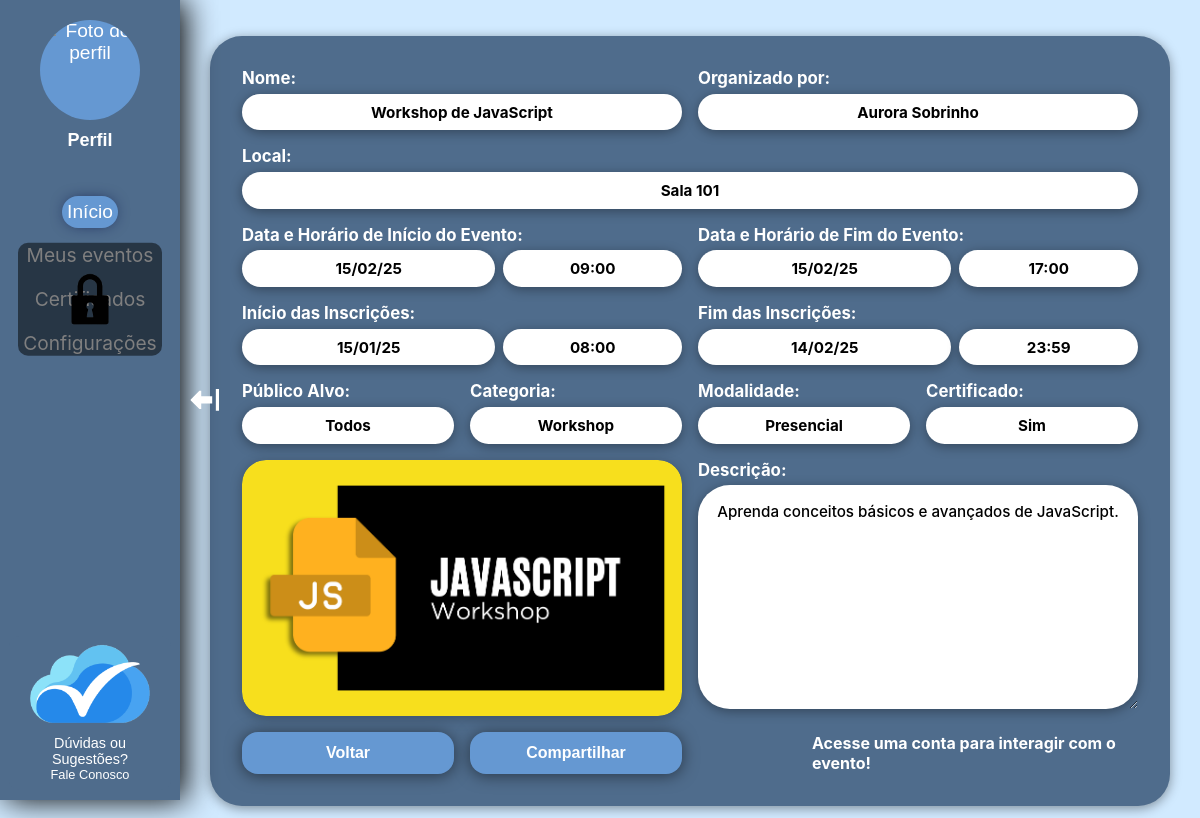
The page /PaginasPublicas/ContainerPublico.php?pagina=evento&id=1 on the database its author committed.
### tables this page shows
CREATE TABLE evento(
    cod_evento INT PRIMARY KEY NOT NULL,
    categoria VARCHAR(40) NOT NULL,
    nome VARCHAR(100) NOT NULL,
    lugar VARCHAR(40) NOT NULL,
    descricao VARCHAR(500),
    publico_alvo VARCHAR(100),
    inicio DATETIME NOT NULL,
    conclusao DATETIME NOT NULL,
    duracao FLOAT, 
    certificado TINYINT(1) NOT NULL DEFAULT 0,
    modalidade ENUM('Presencial','Online','Híbrido') NOT NULL DEFAULT 'Presencial',
    imagem VARCHAR(255) NULL,
    inicio_inscricao DATETIME NULL,
    fim_inscricao DATETIME NULL
);

CREATE TABLE usuario(
    CPF CHAR(11) PRIMARY KEY,
    Nome VARCHAR(100),
    Email VARCHAR(100),
    Senha VARCHAR(255),
    RA CHAR(7) NULL,
    Codigo VARCHAR(8),
    Organizador TINYINT(1) NOT NULL DEFAULT 0,
    TemaSite TINYINT(1) NOT NULL DEFAULT 0,
    FotoPerfil VARCHAR(255) NULL,
    CONSTRAINT chk_codigo_organizador CHECK (
        (Organizador = 0) OR 
        (Organizador = 1 AND Codigo IS NOT NULL)
    ),
    CONSTRAINT chk_tema_site CHECK (TemaSite IN (0,1))
);

### PaginasPublicas/CartaodoEvento.php (the view, shortened to what this page needs)
<!DOCTYPE html>
<html lang="pt-br">
<head>
    <link rel="stylesheet" href="../styleGlobal.css" />
    <link rel="stylesheet" href="../styleGlobalMobile.css" media="(max-width: 767px)" />
    <?php
    include_once('../BancoDados/conexao.php');
    $id_evento = isset($_GET['id']) ? (int)$_GET['id'] : 1;
    $sql = "SELECT e.*, u.Nome as nome_organizador
            FROM evento e
            LEFT JOIN organiza o ON e.cod_evento = o.cod_evento
            LEFT JOIN usuario u ON o.CPF = u.CPF
            WHERE e.cod_evento = $id_evento";
    $resultado = mysqli_query($conexao, $sql);
    if ($resultado && mysqli_num_rows($resultado) > 0) {
        $evento = mysqli_fetch_assoc($resultado);
        $data_inicio = date('d/m/y', strtotime($evento['inicio']));
        $data_fim = date('d/m/y', strtotime($evento['conclusao']));
        $hora_inicio = date('H:i', strtotime($evento['inicio']));
        $hora_fim = date('H:i', strtotime($evento['conclusao']));
        $data_inicio_inscricao = '-';
        $data_fim_inscricao = '-';
        $hora_inicio_inscricao = '-';
        $hora_fim_inscricao = '-';
        if (!empty($evento['inicio_inscricao'])) {
            $data_inicio_inscricao = date('d/m/y', strtotime($evento['inicio_inscricao']));
            $hora_inicio_inscricao = date('H:i', strtotime($evento['inicio_inscricao']));
        }
        if (!empty($evento['fim_inscricao'])) {
            $data_fim_inscricao = date('d/m/y', strtotime($evento['fim_inscricao']));
            $hora_fim_inscricao = date('H:i', strtotime($evento['fim_inscricao']));
        }
        $nome_organizador = isset($evento['nome_organizador']) && $evento['nome_organizador'] !== '' ? $evento['nome_organizador'] : 'Não informado';
    }
    $certificado = (isset($evento['certificado']) && (int)$evento['certificado'] === 1) ? 'Sim' : 'Não';
    $modalidade = isset($evento['modalidade']) && $evento['modalidade'] !== '' ? $evento['modalidade'] : 'Presencial';
    $imagem_rel = (isset($evento['imagem']) && $evento['imagem'] !== '' && $evento['imagem'] !== null)
        ? $evento['imagem']
        : 'ImagensEventos/CEU-ImagemEvento.png';
    $imagem_src = '../' . ltrim($imagem_rel, "/\\");
    ?>
</head>
<body>
    <div id="main-content">
        <div class="cartao-evento">
            <div class="Nome grupo-campo">
                <label>Nome:</label>
                <div class="caixa-valor"><?php echo htmlspecialchars($evento['nome']); ?></div>
            </div>
            <div class="Organizador grupo-campo">
                <label>Organizado por:</label>
                <div class="caixa-valor"><?php echo htmlspecialchars($nome_organizador); ?></div>
            </div>
            <div class="Local grupo-campo">
                <label>Local:</label>
                <div class="caixa-valor"><?php echo htmlspecialchars($evento['lugar']); ?></div>
            </div>
            <div class="DataHorarioInicio grupo-campo">
                <label>Data e Horário de Início do Evento:</label>
                <div class="campo-data-horario">
                    <div class="caixa-valor"><?php echo $data_inicio; ?></div>
                    <div class="caixa-valor"><?php echo $hora_inicio; ?></div>
                </div>
            </div>
            <div class="DataHorarioFim grupo-campo">
                <label>Data e Horário de Fim do Evento:</label>
                <div class="campo-data-horario">
                    <div class="caixa-valor"><?php echo $data_fim; ?></div>
                    <div class="caixa-valor"><?php echo $hora_fim; ?></div>
                </div>
            </div>
            <div class="DataHorarioInscricaoInicio grupo-campo">
                <label>Início das Inscrições:</label>
                <div class="campo-data-horario">
                    <div class="caixa-valor"><?php echo htmlspecialchars($data_inicio_inscricao); ?></div>
                    <div class="caixa-valor"><?php echo htmlspecialchars($hora_inicio_inscricao); ?></div>
                </div>
            </div>
            <div class="DataHorarioInscricaoFim grupo-campo">
                <label>Fim das Inscrições:</label>
                <div class="campo-data-horario">
                    <div class="caixa-valor"><?php echo htmlspecialchars($data_fim_inscricao); ?></div>
                    <div class="caixa-valor"><?php echo htmlspecialchars($hora_fim_inscricao); ?></div>
                </div>
            </div>
            <div class="PublicoAlvo grupo-campo">
                <label>Público Alvo:</label>
                <div class="caixa-valor"><?php echo htmlspecialchars($evento['publico_alvo'] ?? 'Não informado'); ?></div>
            </div>
            <div class="Categoria grupo-campo">
                <label>Categoria:</label>
                <div class="caixa-valor"><?php echo htmlspecialchars($evento['categoria'] ?? ''); ?></div>
            </div>
            <div class="Modalidade grupo-campo">
                <label>Modalidade:</label>
                <div class="caixa-valor"><?php echo htmlspecialchars($modalidade); ?></div>
            </div>
            <div class="Certificado grupo-campo">
                <label>Certificado:</label>
                <div class="caixa-valor"><?php echo $certificado; ?></div>
            </div>
            <div class="Imagem campo-imagem">
                <div class="carrossel-imagens">
                    <img id="imagem-carrossel" src="<?php echo htmlspecialchars($imagem_src); ?>" alt="Imagem do evento">
                </div>
            </div>
            <div class="Descricao grupo-campo">
                <label>Descrição:</label>
                <div class="caixa-valor caixa-descricao"><?php echo htmlspecialchars($evento['descricao']); ?></div>
            </div>
            <div class="BotaoVoltar">
                <button class="botao" onclick="history.back()">Voltar</button>
            </div>
            <div class="BotaoCompartilhar">
                <button class="botao" onclick="abrirModalCompartilhar()">Compartilhar</button>
            </div>
            <div class="MensagemLogin">
                <?php if (isset($_SESSION['cpf']) && !empty($_SESSION['cpf'])): ?>
                    <button id="btn-ser-colaborador" class="botao">Ser Colaborador</button>
                <?php else: ?>
                    <h4 class="MensagemLogin">Acesse uma conta para interagir com o evento!</h4>
                <?php endif; ?>
            </div>
        </div>
    </div>
</body>
</html>

### PaginasPublicas/ContainerPublico.php (shortened to what this page needs)
<!DOCTYPE html>
<html lang="pt-br">
<head>
    <link rel="stylesheet" href="../styleGlobal.css" />
    <link rel="stylesheet" href="../styleGlobalMobile.css" media="(max-width: 767px)" />
</head>
<body <?php if (($pagina ?? ($_GET['pagina'] ?? 'inicio')) === 'inicio') {
            echo 'class="pagina-inicio"';
        } ?>>
    <?php
    $paginasPermitidas = [
        'inicio' => 'Inicio.php',
        'login' => 'Login.html',
        'cadastroP' => 'CadastroParticipante.html',
        'cadastroO' => 'CadastroOrganizador.html',
        'redefinirSenha' => 'RedefinirSenha.html',
        'evento' => 'CartaodoEvento.php',
        'solicitarCodigo' => 'SolicitarCodigo.html',
        'faleConosco' => '../PaginasGlobais/FaleConosco.html',
        'termos' => '../PaginasGlobais/TermosDeCondicoes.html',
    ];
    $pagina = $_GET['pagina'] ?? 'inicio';
    $arquivo = $paginasPermitidas[$pagina] ?? $paginasPermitidas['inicio'];
    ?>
    <div id="conteudo-dinamico">
        <?php include $arquivo; ?>
    </div>
</body>
</html>

### styleGlobal.css (style rules this page uses)
#main-content { transition: margin-left 0.3s, margin-right 0.3s; margin-left: 0; margin-right: 0; }
#main-content.shifted { margin-left: clamp(180px, 15vw, 220px); }
html, body { scrollbar-width: thin; scrollbar-color: var(--botao) var(--caixas); overflow-x: hidden; max-width: 100%; }
*, *::before, *::after { box-sizing: border-box; margin: 0; padding: 0; }
body { margin: 0; padding: 0; font-family: 'Inter', sans-serif; background-color: var(--fundo); color: var(--branco); min-height: calc(100dvh - max(env(safe-area-inset-bottom, 0px), var(--ceu-safe-bottom, 0px))); padding-bottom: max(env(safe-area-inset-bottom, 0px), var(--ceu-safe-bottom, 0px)); visibility: visible; opacity: 1; transition: opacity 0.15s ease-in; }
body.js-ready { overflow: visible; }
body.js-ready #conteudo-dinamico { opacity: 1; visibility: visible; transition: opacity 0.2s ease-in; }
body.js-ready:not(.pagina-com-barra-pesquisa):not(.pagina-inicio):not(.pagina-lista-eventos) #conteudo-dinamico { display: flex; justify-content: center; align-items: center; min-height: calc(100dvh - max(env(safe-area-inset-bottom, 0px), var(--ceu-safe-bottom, 0px))); width: 100%; overflow-x: hidden; box-sizing: border-box; }
.btn, .botao { border: none; cursor: pointer; border-radius: 1rem !important; box-shadow: 0rem 0.1rem 1rem var(--sombra-leve) !important; transition: transform 0.2s ease, box-shadow 0.2s ease, background-color 0.2s ease !important; will-change: transform !important; }
.Menu { position: fixed; z-index: 1000; top: 0; left: 0; height: 100vh; height: 100dvh; width: clamp(150px, 15%, 300px); background-color: var(--caixas); box-shadow: 5px 0 30px var(--preto); transform: translateX(-100%); transition: transform 0.3s ease; }
.Menu.expanded { transform: translateX(0); }
.Menu .conteudo { display: flex; flex-direction: column; align-items: center; gap: clamp(16px, 3vw, 20px); width: 100%; }
.Menu .perfil { display: flex; flex-direction: column; align-items: center; }
.Menu .header-menu { position: relative; display: flex; flex-direction: column; align-items: center; justify-content: center; gap: 0; padding: 0; margin-bottom: clamp(24px, 4vw, 30px); margin-top: clamp(16px, 3vw, 20px); }
.Menu .perfil button { display: flex; flex-direction: column; align-items: center; }
.Menu .perfil img { width: clamp(80px, 12vw, 100px); height: clamp(80px, 12vw, 100px); border-radius: 50%; background-color: var(--botao); }
.Menu .perfil span { color: var(--branco); font-weight: bold; margin-top: clamp(8px, 1.5vw, 10px); text-align: center; max-width: 90%; font-size: clamp(0.8rem, 1.5vw, 1.5rem); overflow-wrap: break-word; word-break: break-word; }
.Menu button { color: var(--branco); font-size: clamp(1rem, 1.8vw, 1.2rem); background: none; border: none; cursor: pointer; transition: transform 0.2s cubic-bezier(.4,1.5,.5,1), box-shadow 0.35s cubic-bezier(.4,1.5,.5,1), border-radius 0.2s; }
.Menu button.ativo { background-color: var(--botao); border-radius: clamp(24px, 4vw, 30px); box-shadow: 0 0 0 clamp(3px, 0.5vw, 5px) var(--botao), 0 0 clamp(12px, 2.5vw, 16px) 0 var(--azul-escuro); }
.Menu .rodape { position: absolute; bottom: calc(clamp(8px, 1.5vw, 10px) + max(env(safe-area-inset-bottom, 0px), var(--ceu-safe-bottom, 0px))); left: 0; right: 0; margin-left: auto; margin-right: auto; text-align: center; display: flex; flex-direction: column; align-items: center; justify-content: center; padding: clamp(6px, 1.2vw, 8px) clamp(10px, 2vw, 15px); border-radius: clamp(8px, 1.5vw, 10px); background-color: var(--caixas); width: fit-content; max-width: 90%; transition: all 0.2s ease; }
.Menu .rodape img { width: clamp(50px, 8em, 150px); display: block; }
.Menu .rodape div { color: var(--branco); font-size: clamp(0.5rem, 1.3vw, 0.9rem); margin-top: clamp(8px, 1.5vw, 10px); white-space: normal; overflow-wrap: anywhere; word-break: normal; text-align: center; }
.Menu .rodape p { color: var(--branco); font-size: clamp(0.6rem, 1.1vw, 0.8rem); }

### styleGlobalMobile.css (style rules this page uses)
@media screen and (min-width: 1025px) { body { display: block !important; justify-content: initial !important; align-items: initial !important; min-height: auto !important; } }
@media screen and (min-width: 1025px) { #main-content { height: auto !important; overflow: visible !important; } }

### rows shown on the page
evento: nome "Workshop de JavaScript", usuario.Nome "Aurora Sobrinho", lugar "Sala 101", inicio "15/02/25", inicio "09:00", conclusao "15/02/25", conclusao "17:00", inicio_inscricao "15/01/25", inicio_inscricao "08:00", fim_inscricao "14/02/25", fim_inscricao "23:59", publico_alvo "Todos", categoria "Workshop", modalidade "Presencial", certificado "Sim", imagem (picture), descricao "Aprenda conceitos básicos e avançados de JavaScript."
